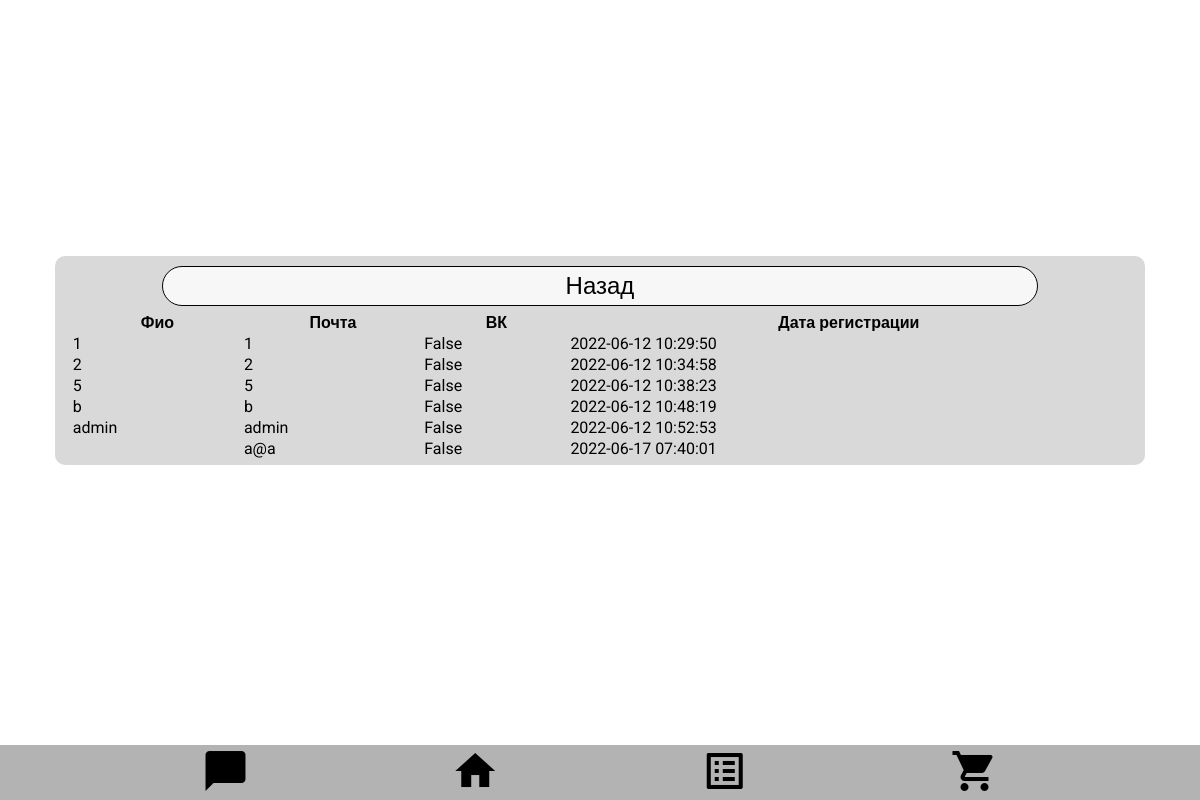
/admin/2 (signed in), run on the app's committed database.
### models.py (models this page shows)
class BaseModel(Model):
    class Meta:
        database = db

class Accounts(BaseModel):
    fio = TextField()
    email = TextField(unique=True)
    password = TextField()
    vk = BooleanField()
    history = TextField(null=True)
    registration_date = TimestampField(default=datetime.timestamp(datetime.now()))

### main.py (the view)
@app.route('/admin')
@app.route('/admin/<int:id>')
@flask_login.login_required
def admin(id=0): ###########################################ADMIN PAGE
    if flask_login.current_user.id == "admin":
        if id == 1:
            acc = utilsDB.get_liquids()
        elif id == 2:
            acc = utilsDB.get_users()
        else:
            acc = None
        return render_template('admin.html', id=id, acc=acc)
    else:
        return redirect('/login')

### main.py (called while the page is built)
@login_manager.user_loader
def user_loader(email):
    if email not in utilsDB.get_usersId():
        return
    user = User()
    user.id = email
    return user

@app.before_request
def before_request():
    db.connect(reuse_if_open=True)

@app.after_request
def after_request(response):
    db.close()
    return response

### utilsDB.py (called while the page is built)
def get_usersId(): return list(map(lambda x: x.email, list(Accounts.select())))

def get_users(): return Accounts.select()

### templates/admin.html (shortened to what this page needs)
{% extends "basic.html" %}
{% block content %}
<div class="contents CloginPage">
  <div class="content Clogin">
    {% if id == 0 %}
    <a class="telegram" style="width:80%;" href="/admin/1">Жидкости</a>
    <a class="telegram" style="width:80%;" href="/admin/2">Аккаунты</a>
    <a class="telegram" style="width:80%;" href="/admin/3">Новости</a>
    {% elif id == 2 %}
    <a class="telegram" style="width:80%;" href="/admin">Назад</a>
    <table style="width:98%;">
      <thead>
        <th>Фио</th>
        <th>Почта</th>
        <th>ВК</th>
        <th>Дата регистрации</th>
      </thead>
      <tbody>
        {% for ac in acc %}
        <tr>
          <td>{{ac.fio}}</td>
          <td>{{ac.email}}</td>
          <td>{{ac.vk}}</td>
          <td>{{ac.registration_date}}</td>
        </tr>
        {% endfor %}
      </tbody>
    </table>
    {% endif %}
  </div>
</div>
{% endblock %}

### static/css/master.css (style rules this page uses)
*, *:before, *:after { margin: 0; padding: 0; font-family: 'Roboto', sans-serif; }
a { text-decoration: none; }
.contents { display: flex; justify-content: center; flex-direction: column; align-items: center; width: 100vw; }
.content { width: 90vw; margin: 5px 0; padding: 5px; border-radius: 10px; }
.telegram { padding: 10px; margin: 10px; width: 90vw; border-radius: 50px; text-align: center; font-weight: 400; font-size: 24px; }
.CloginPage { height: 90vh; }
.Clogin { display: flex; justify-content: center; flex-direction: column; align-items: center; }
.Clogin input, .Clogin a { border-radius: 50px; padding: 5px; margin: 5px; width: 50vw; text-align: center; }

### static/css/style.css (style rules this page uses)
a { color: #000; }
.content { background-color: #D9D9D9; }
.telegram { background-color: gray; }
.Clogin input, .Clogin a { background: #F7F7F7; }
.Clogin input, .Clogin a { border: 1px solid #000000; }

### data on the page
Accounts: fio "1", email "1", vk "False", registration_date "2022-06-12 10:29:50"
Accounts: fio "2", email "2", vk "False", registration_date "2022-06-12 10:34:58"
Accounts: fio "5", email "5", vk "False", registration_date "2022-06-12 10:38:23"
Accounts: fio "b", email "b", vk "False", registration_date "2022-06-12 10:48:19"
Accounts: fio "admin", email "admin", vk "False", registration_date "2022-06-12 10:52:53"
Accounts: email "a@a", vk "False", registration_date "2022-06-17 07:40:01"
